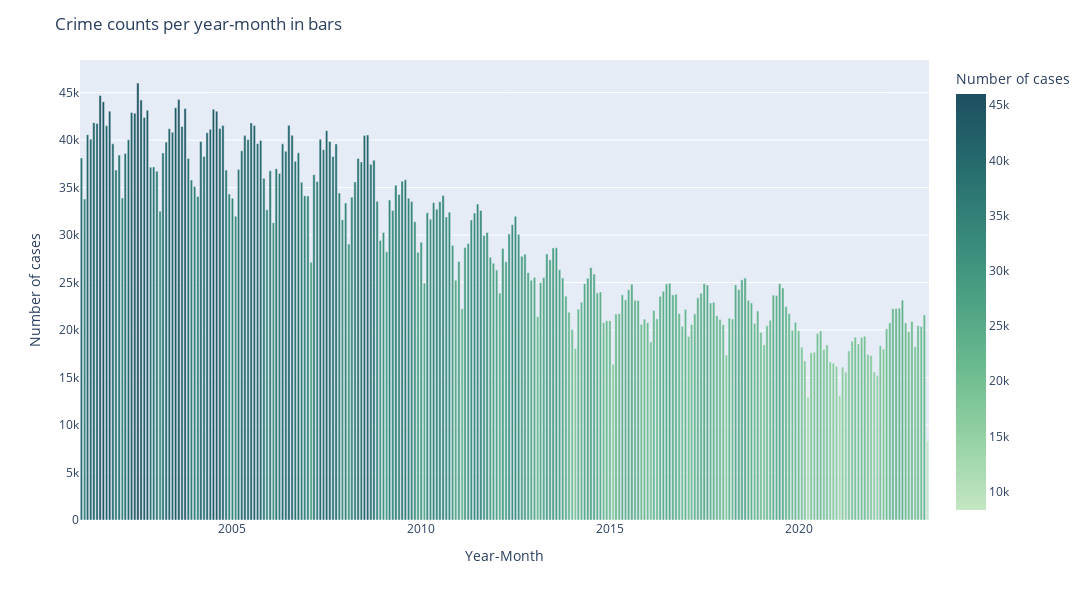

The cell this chart's notebook holds for it:
### Markdown cell above
- getting lighter colors towards recent year.
- Feb. is lighter color over yaer every year. summer time in chicago looks darker colors.
- during pandemic (march april , 2020 to 2022), lighter color becuse probably less ppl go out.
- getting normal: end of 2022 to 2023, getting darker colors

### Code cell
#bar
fig = px.bar(
    aux,
    x="Year-Month",
    y="Number of cases",
    hover_data=["Year", "Month", "Number of cases"],
    color="Number of cases",
    height=600,
    width=1400,
    color_continuous_scale=px.colors.sequential.Blugrn

)
fig.update_layout(title_text='Crime counts per year-month in bars')
fig.show()

### Figure 1 — Plotly figure (JSON) as saved in the notebook; plotly's stock layout.template omitted (floating-point values rounded to 4 significant figures; data arrays with more than 128 entries replaced by an {"elided": "..."} marker saying what was removed)
{"data": [{"alignmentgroup": "True", "customdata": {"elided": "270x2 str values"}, "hovertemplate": "Year-Month=%{x}<br>Number of cases=%{marker.color}<br>Year=%{customdata[0]}<br>Month=%{customdata[1]}<extra></extra>", "legendgroup": "", "marker": {"color": {"elided": "270 int values"}, "coloraxis": "coloraxis"}, "name": "", "offsetgroup": "", "orientation": "v", "showlegend": false, "textposition": "auto", "type": "bar", "x": {"elided": "270 str values"}, "xaxis": "x", "y": {"elided": "270 int values"}, "yaxis": "y"}], "layout": {"barmode": "relative", "coloraxis": {"colorbar": {"title": {"text": "Number of cases"}}, "colorscale": [[0, "rgb(196, 230, 195)"], [0.1667, "rgb(150, 210, 164)"], [0.3333, "rgb(109, 188, 144)"], [0.5, "rgb(77, 162, 132)"], [0.6667, "rgb(54, 135, 122)"], [0.8333, "rgb(38, 107, 110)"], [1, "rgb(29, 79, 96)"]]}, "height": 600, "legend": {"tracegroupgap": 0}, "margin": {"t": 60}, "title": {"text": "Crime counts per year-month in bars"}, "width": 1400, "xaxis": {"anchor": "y", "domain": [0, 1], "title": {"text": "Year-Month"}}, "yaxis": {"anchor": "x", "domain": [0, 1], "title": {"text": "Number of cases"}}}}
